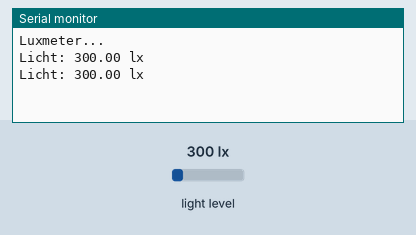
Recording of a sketch running on a simulated Arduino Uno, built with avr-gcc and run on an emulated ATmega328P. Shown: the last lines printed to the serial monitor. The test bench sets the inputs (shaded band); at power-on: light level 300 lx.

Above: at 1.8 s.
1.9 s: light level set to 40 lx
At 2.8 s:
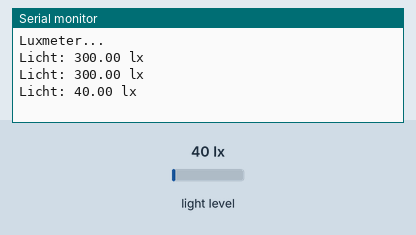
3.4 s: light level set to 500 lx
At 4.8 s:
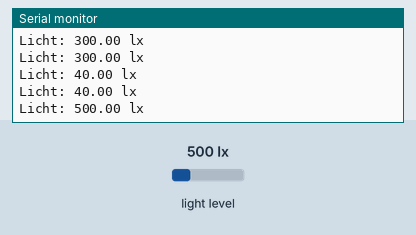
Timing chart, 0 to 6.4 s (numbered marks = the images above; inputs shaded):
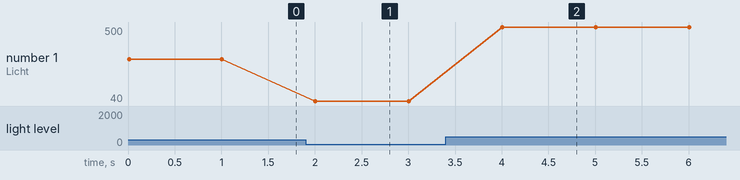

The sketch:

arduino-sensoren-2_kap3-luxmeter-bh1750.ino
```cpp
// Luxmeter mit BH1750
// Datei: arduino-sensoren-2_kap3-luxmeter-bh1750.ino

#include <BH1750.h>
#include <Wire.h>

// Luxmeter Objekt mit Busadresse 0x23
BH1750 luxmeter(0x23);

void setup()
{
  // Serielle Schnittstelle
  Serial.begin(9600);
  // I2C Bus starten
  Wire.begin();
  // Luxmeter starten
  luxmeter.begin();

  Serial.println("Luxmeter...");
}

void loop()
{
  // Sensor abfragen
  float lux = luxmeter.readLightLevel();
  // Ausgabe
  Serial.print("Licht: ");
  Serial.print(lux);
  Serial.println(" lx");
  // warten
  delay(1000);
}
```

Measured:
- after the input at 1.9 s, the serial monitor: prints a new line after 0.10 s (image 1)
- after the input at 3.4 s, the serial monitor: prints a new line after 0.61 s (image 2)
- plotted number 1: 300 → 40 after the input at 1.9 s, 40 → 500 after the input at 3.4 s
